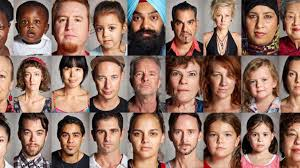
#> input picture face.jpg, 300 x 168 px
$ python OpenFace.py
#> lines starting #> are read from the running program, lines starting #| are printed output that depends on the picture; after the words box and inside, x2 and y2 are one past the last pixel; in counts of white or black regions, pixels touching at a corner belong together
import os
import numpy
import cv2 as cv

img = cv.imread("face.jpg")
#> img is the input picture: shape (168, 300, 3); mean B, G, R 100.5, 113.6, 146.4
gray = cv.cvtColor(img, cv.COLOR_BGR2GRAY)
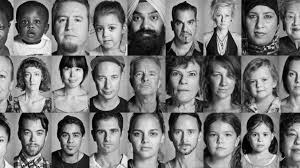
#> gray: shape (168, 300); min 0, max 254, mean 121.9

haar_cas = cv.CascadeClassifier('full_body.xml')

body_rect = haar_cas.detectMultiScale(gray, scaleFactor=1.1, minNeighbors=3)
#> body_rect = 20 rows, first 6: [212, 7, 24, 24], [20, 66, 24, 24], [56, 124, 30, 30], [247, 124, 26, 26], [169, 10, 32, 32], [206, 62, 34, 34]

if len(body_rect) == 1:
    print("THERE IS ONLY 1 FACE")
else:
    print(f"NUMBER OF FACE FOUND IS {len(body_rect)}")
#| NUMBER OF FACE FOUND IS 20
for (x,y,w,h) in body_rect:
    cv.rectangle(img, (x,y), (x + w, y + h), (0,255,0), thickness=2)
#> this loop made 20 passes
#> (x, y, w, h) on passes 1 to 12: (212, 7, 24, 24), (20, 66, 24, 24), (56, 124, 30, 30), (247, 124, 26, 26), (169, 10, 32, 32), (206, 62, 34, 34), (90, 63, 37, 37), (243, 68, 33, 33), (90, 118, 36, 36), (18, 121, 30, 30), (240, 2, 39, 39), (16, 11, 30, 30)
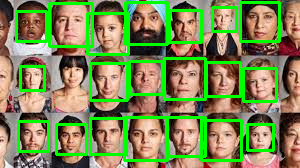
#> img: shape (168, 300, 3); 15.7% of pixels changed, all inside (x1, y1, x2, y2) = (15, 1, 281, 162)


cv.imshow("face", img)
cv.waitKey(0)
